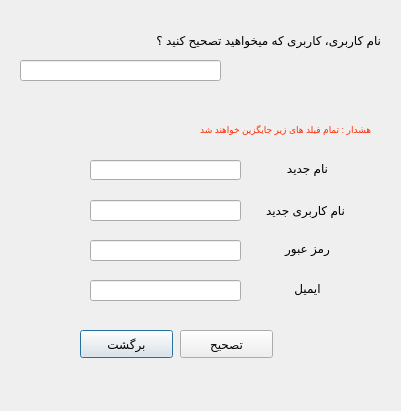
<?xml version="1.0" encoding="UTF-8"?>
<ui version="4.0">
 <class>Dialog</class>
 <widget class="QDialog" name="Dialog">
  <property name="geometry">
   <rect>
    <x>0</x>
    <y>0</y>
    <width>401</width>
    <height>411</height>
   </rect>
  </property>
  <property name="windowTitle">
   <string>Dialog</string>
  </property>
  <widget class="QLabel" name="details_labl">
   <property name="geometry">
    <rect>
     <x>120</x>
     <y>30</y>
     <width>261</width>
     <height>20</height>
    </rect>
   </property>
   <property name="text">
    <string>نام کاربری، کاربری که میخواهید تصحیح کنید ؟</string>
   </property>
  </widget>
  <widget class="QLabel" name="new_housekeeper_lable">
   <property name="geometry">
    <rect>
     <x>260</x>
     <y>200</y>
     <width>91</width>
     <height>20</height>
    </rect>
   </property>
   <property name="text">
    <string>نام کاربری جدید</string>
   </property>
   <property name="alignment">
    <set>Qt::AlignCenter</set>
   </property>
  </widget>
  <widget class="QPushButton" name="back_button">
   <property name="geometry">
    <rect>
     <x>80</x>
     <y>330</y>
     <width>93</width>
     <height>28</height>
    </rect>
   </property>
   <property name="text">
    <string>برگشت</string>
   </property>
  </widget>
  <widget class="QLabel" name="new_name_lable">
   <property name="geometry">
    <rect>
     <x>280</x>
     <y>160</y>
     <width>55</width>
     <height>16</height>
    </rect>
   </property>
   <property name="text">
    <string>نام جدید</string>
   </property>
   <property name="alignment">
    <set>Qt::AlignCenter</set>
   </property>
  </widget>
  <widget class="QLabel" name="new_password_lable">
   <property name="geometry">
    <rect>
     <x>280</x>
     <y>240</y>
     <width>55</width>
     <height>16</height>
    </rect>
   </property>
   <property name="text">
    <string>رمز عبور</string>
   </property>
   <property name="alignment">
    <set>Qt::AlignCenter</set>
   </property>
  </widget>
  <widget class="QLabel" name="new_email_lable">
   <property name="geometry">
    <rect>
     <x>280</x>
     <y>280</y>
     <width>55</width>
     <height>16</height>
    </rect>
   </property>
   <property name="text">
    <string>ایمیل</string>
   </property>
   <property name="alignment">
    <set>Qt::AlignCenter</set>
   </property>
  </widget>
  <widget class="QLineEdit" name="newhousekeeperlineedit">
   <property name="geometry">
    <rect>
     <x>90</x>
     <y>200</y>
     <width>151</width>
     <height>21</height>
    </rect>
   </property>
  </widget>
  <widget class="QLineEdit" name="new_name_lineedit">
   <property name="geometry">
    <rect>
     <x>90</x>
     <y>160</y>
     <width>151</width>
     <height>20</height>
    </rect>
   </property>
  </widget>
  <widget class="QLineEdit" name="new_password_lineedit">
   <property name="geometry">
    <rect>
     <x>90</x>
     <y>240</y>
     <width>151</width>
     <height>21</height>
    </rect>
   </property>
  </widget>
  <widget class="QLineEdit" name="new_email_lineedit">
   <property name="geometry">
    <rect>
     <x>90</x>
     <y>280</y>
     <width>151</width>
     <height>21</height>
    </rect>
   </property>
  </widget>
  <widget class="QLineEdit" name="enter_housekeeper_wants_to_edit_lineedit">
   <property name="geometry">
    <rect>
     <x>20</x>
     <y>60</y>
     <width>201</width>
     <height>21</height>
    </rect>
   </property>
  </widget>
  <widget class="QPushButton" name="edit_button">
   <property name="geometry">
    <rect>
     <x>180</x>
     <y>330</y>
     <width>93</width>
     <height>28</height>
    </rect>
   </property>
   <property name="text">
    <string>تصحیح</string>
   </property>
  </widget>
  <widget class="QLabel" name="detailslable">
   <property name="geometry">
    <rect>
     <x>100</x>
     <y>120</y>
     <width>271</width>
     <height>20</height>
    </rect>
   </property>
   <property name="font">
    <font>
     <pointsize>7</pointsize>
    </font>
   </property>
   <property name="styleSheet">
    <string notr="true">color: rgb(255, 42, 0);</string>
   </property>
   <property name="text">
    <string>هشدار : تمام فیلد های زیر جایگزین خواهند شد</string>
   </property>
  </widget>
 </widget>
 <resources/>
 <connections/>
</ui>
